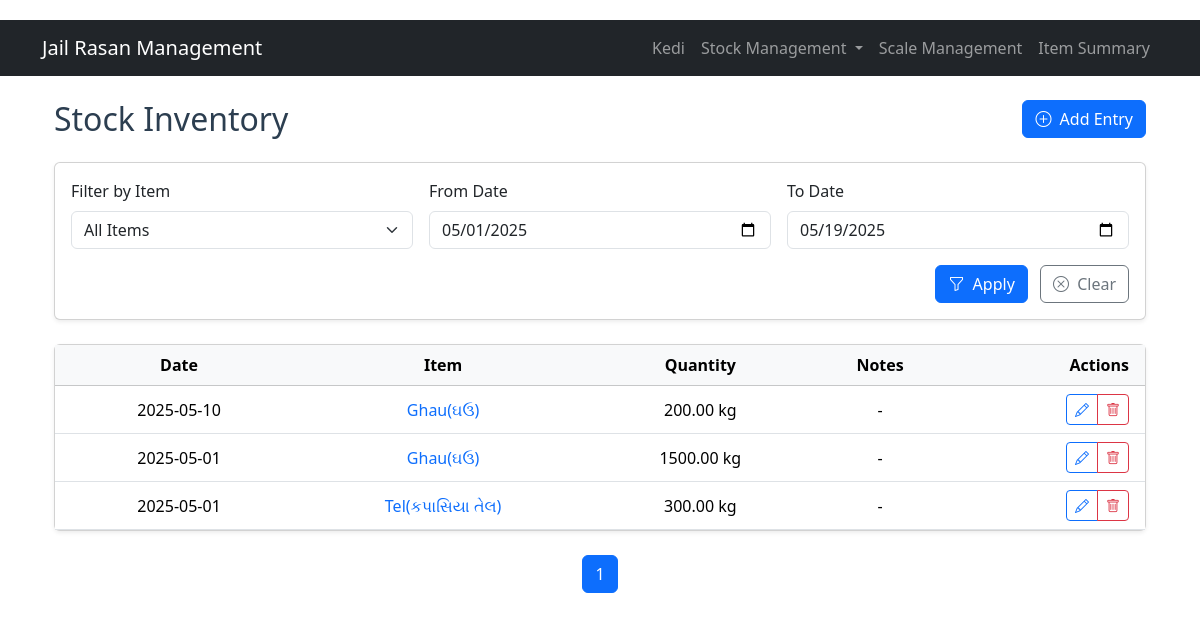
The app's page /stock_inventory, older data.
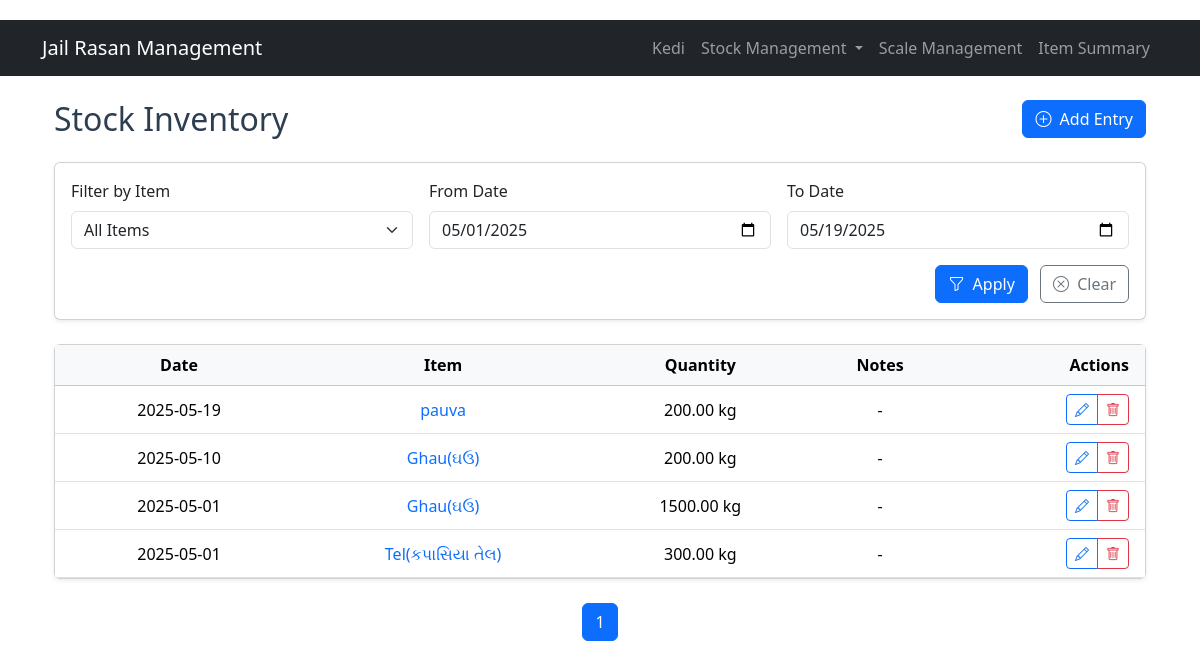
The same page, newer data.
### models.py (models this page shows, shortened)
class StockInventory(db.Model):
    id = db.Column(db.Integer, primary_key=True)
    stock_item_id = db.Column(db.Integer, db.ForeignKey('stock_item.id'), nullable=False)
    quantity = db.Column(db.Float, nullable=False)
    date = db.Column(db.Date, nullable=False)
    notes = db.Column(db.Text)
    stock_item = db.relationship('StockItem', backref='inventory')

class StockItem(db.Model):
    id = db.Column(db.Integer, primary_key=True)
    item_name = db.Column(db.String(100), nullable=False)
    description = db.Column(db.Text)
    unit = db.Column(db.String(20), nullable=False)  # kg, g, l, ml, etc.
    created_at = db.Column(db.DateTime, default=datetime.utcnow)

### app.py (the view)
@app.route('/stock_inventory')
def stock_inventory():
    page = request.args.get('page', 1, type=int)
    item_id = request.args.get('item_id', type=int)
    start_date = request.args.get('start_date')
    end_date = request.args.get('end_date')
    query = StockInventory.query.order_by(StockInventory.date.desc())
    if item_id:
        query = query.filter_by(stock_item_id=item_id)
        selected_item = StockItem.query.get(item_id)
    else:
        selected_item = None
    if start_date:
        query = query.filter(StockInventory.date >= start_date)
    if end_date:
        query = query.filter(StockInventory.date <= end_date)
    pagination = query.paginate(page=page, per_page=10)
    all_items = StockItem.query.order_by(StockItem.item_name).all()
    return render_template('stock_inventory/list.html',
                         inventory=pagination.items,
                         pagination=pagination,
                         all_items=all_items,
                         selected_item=selected_item)

### templates/stock_inventory/list.html (shortened to what this page needs)
{% extends "base.html" %}
{% block content %}
<div class="container mt-4">
    <div class="d-flex justify-content-between align-items-center mb-4">
        <h2 class="mb-0">Stock Inventory</h2>
        <div>
            <a href="{{ url_for('add_stock_inventory') }}" class="btn btn-primary">
                <i class="bi bi-plus-circle me-1"></i> Add Entry
            </a>
        </div>
    </div>
    <div class="card shadow-sm mb-4">
        <div class="card-body">
            <form method="GET" class="row g-3">
                <div class="col-md-4">
                    <label for="item_filter" class="form-label">Filter by Item</label>
                    <select class="form-select" id="item_filter" name="item_id" onchange="this.form.submit()">
                        <option value="">All Items</option>
                    </select>
                </div>
                <div class="col-md-4">
                    <label for="start_date" class="form-label">From Date</label>
                    <input type="date" class="form-control" id="start_date" name="start_date"
                           value="{{ request.args.get('start_date', '') }}">
                </div>
                <div class="col-md-4">
                    <label for="end_date" class="form-label">To Date</label>
                    <input type="date" class="form-control" id="end_date" name="end_date"
                           value="{{ request.args.get('end_date', '') }}">
                </div>
                <div class="col-12 text-end">
                    <button type="submit" class="btn btn-primary me-2">
                        <i class="bi bi-funnel me-1"></i> Apply
                    </button>
                    <a href="{{ url_for('stock_inventory') }}" class="btn btn-outline-secondary">
                        <i class="bi bi-x-circle me-1"></i> Clear
                    </a>
                </div>
            </form>
        </div>
    </div>
    <div class="card shadow-sm">
        <div class="card-body p-0">
            <div class="table-responsive">
                <table class="table table-hover align-middle mb-0">
                    <thead class="table-light">
                        <tr>
                            <th class="ps-3">Date</th>
                            <th>Item</th>
                            <th>Quantity</th>
                            <th>Notes</th>
                            <th class="text-end pe-3">Actions</th>
                        </tr>
                    </thead>
                    <tbody>
                        {% for entry in inventory %}
                        <tr>
                            <td class="ps-3">{{ entry.date.strftime('%Y-%m-%d') }}</td>
                            <td>
                                <a href="{{ url_for('stock_inventory_by_item', item_id=entry.stock_item.id) }}"
                                   class="text-decoration-none">
                                    {{ entry.stock_item.item_name }}
                                </a>
                            </td>
                            <td>{{ "%.2f"|format(entry.quantity) }} {{ entry.stock_item.unit }}</td>
                            <td>
                                {% if entry.notes %}
                                <span class="d-inline-block text-truncate" style="max-width: 200px;"
                                      data-bs-toggle="tooltip" title="{{ entry.notes }}">
                                    {{ entry.notes }}
                                </span>
                                {% else %}
                                -
                                {% endif %}
                            </td>
                            <td class="text-end pe-3">
                                <div class="btn-group" role="group">
                                    <a href="{{ url_for('edit_stock_inventory', id=entry.id) }}"
                                       class="btn btn-sm btn-outline-primary"
                                       data-bs-toggle="tooltip" title="Edit">
                                        <i class="bi bi-pencil"></i>
                                    </a>
                                    <a href="{{ url_for('delete_stock_inventory', id=entry.id) }}"
                                       class="btn btn-sm btn-outline-danger"
                                       data-bs-toggle="tooltip" title="Delete"
                                       onclick="return confirm('Delete this entry?')">
                                        <i class="bi bi-trash"></i>
                                    </a>
                                </div>
                            </td>
                        </tr>
                        {% endfor %}
                    </tbody>
                </table>
            </div>
        </div>
    </div>
    {% if pagination %}
    <nav class="mt-4">
        <ul class="pagination justify-content-center">
            {% for page_num in pagination.iter_pages() %}
                {% if page_num %}
                    <li class="page-item {% if page_num == pagination.page %}active{% endif %}">
                        <a class="page-link" href="{{ url_for('stock_inventory', page=page_num, item_id=request.args.get('item_id'), start_date=request.args.get('start_date'), end_date=request.args.get('end_date')) }}">
                            {{ page_num }}
                        </a>
                    </li>
                {% else %}
                    <li class="page-item disabled">
                        <span class="page-link">...</span>
                    </li>
                {% endif %}
            {% endfor %}
        </ul>
    </nav>
    {% endif %}
</div>
{% endblock %}

### templates/base.html (shortened to what this page needs)
<!DOCTYPE html>
<html lang="en">
<head>
    {% block styles %}
      <link href="https://cdn.jsdelivr.net/npm/bootstrap@5.3.6/dist/css/bootstrap.min.css" rel="stylesheet">
 <link rel="stylesheet" href="https://cdn.jsdelivr.net/npm/bootstrap-icons@1.13.1/font/bootstrap-icons.min.css">
    <link rel="stylesheet" href="{{ url_for('static', filename='style.css') }}">
    {% endblock %}
</head>
<body>
  <nav class="navbar navbar-expand-lg navbar-dark bg-dark">
    <div class="container">
        <a class="navbar-brand" href="{{ url_for('index') }}">Jail Rasan Management</a>
        <div class="collapse navbar-collapse" id="navbarNav">
            <ul class="navbar-nav ms-auto">
                <li class="nav-item">
                    <a class="nav-link" href="{{ url_for('kedi') }}">Kedi</a>
                </li>
                <li class="nav-item dropdown">
    <a class="nav-link dropdown-toggle" href="#" role="button" data-bs-toggle="dropdown">
        Stock Management
    </a>
</li>
                <li class="nav-item">
                    <a class="nav-link" href="{{ url_for('scale_list') }}">Scale Management</a>
                </li>
                 <li class="nav-item">
    <a class="nav-link" href="{{ url_for('daily_stock_movement') }}">Item Summary</a>
</li>
            </ul>
        </div>
    </div>
</nav>
<div class="container mt-4">
    {% block content %}{% endblock %}
</div>
</body>
</html>

### static/style.css (style rules this page uses)
body { padding-top: 20px; padding-bottom: 20px; }
.table th, .table td { vertical-align: middle; text-align: center; }
h2, h4 { color: #2c3e50; }

Row changes from the older to the newer data that the page shows:
added StockInventory: date "2025-05-19", stock_item.item_name "pauva", quantity "200.00", stock_item.unit "kg"
